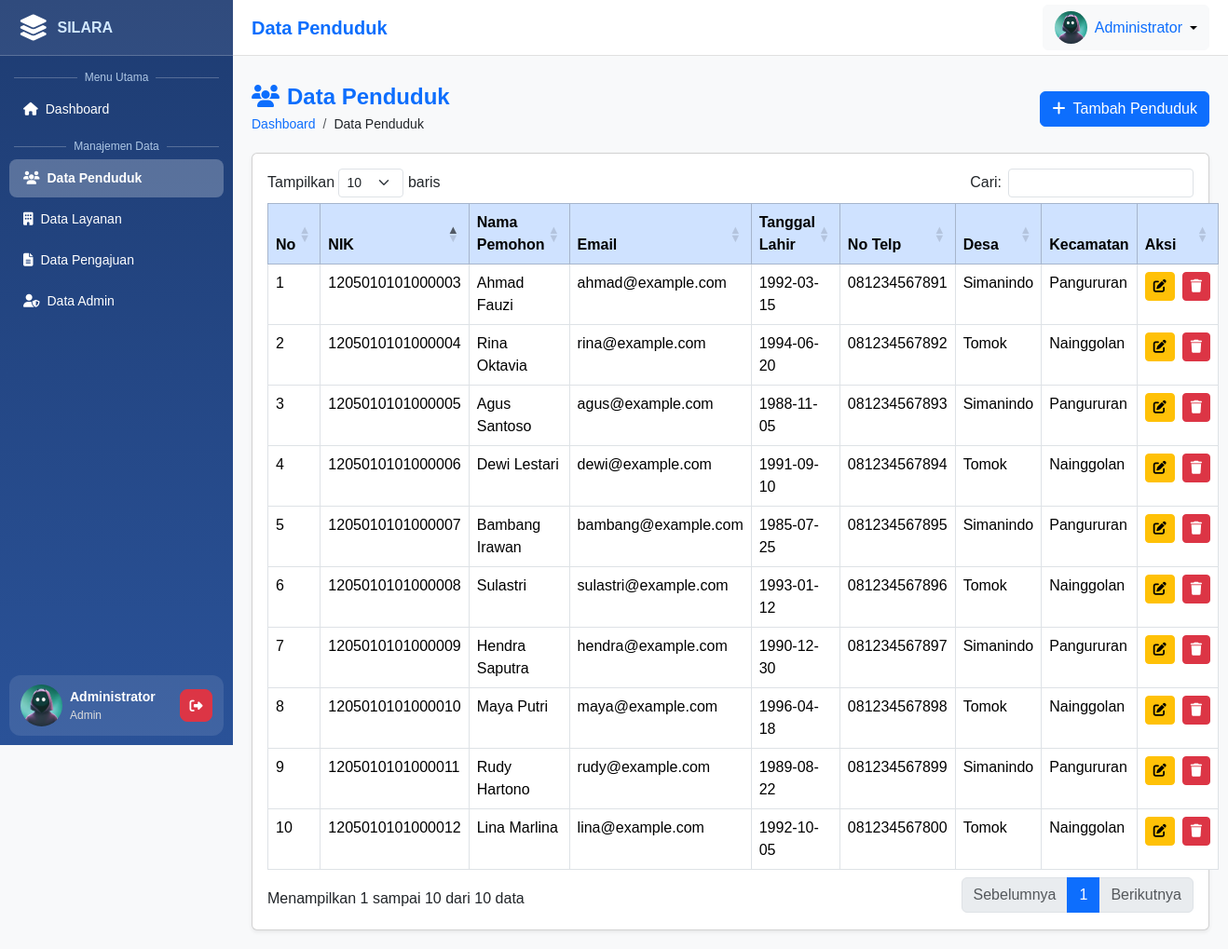
The app's page /dashboard/penduduk.php (signed in) with its own data.
### tables this page shows
CREATE TABLE `penduduk` (
  `nik` VARCHAR(20) PRIMARY KEY,
  `nama_pemohon` VARCHAR(100) NOT NULL,
  `email` VARCHAR(100),
  `tanggal_lahir` DATE,
  `no_telpon` VARCHAR(20),
  `desa` VARCHAR(100),
  `kecamatan` VARCHAR(100),
  `created_at` TIMESTAMP DEFAULT CURRENT_TIMESTAMP
);

### dashboard/penduduk.php (the view, shortened to what this page needs)
<?php
include '../config/db.php';
$user = $_SESSION['user'];
$role = $_SESSION['role'];
$photo = !empty($user['photo']) ? '../uploads/' . $user['photo'] : '../uploads/profile.png';
?>
<!DOCTYPE html>
<html lang="id">
<head>
    <link href="https://cdn.jsdelivr.net/npm/bootstrap@5.3.3/dist/css/bootstrap.min.css" rel="stylesheet">
    <link href="https://cdnjs.cloudflare.com/ajax/libs/font-awesome/6.4.2/css/all.min.css" rel="stylesheet">
    <link rel="stylesheet" href="https://cdn.datatables.net/1.13.6/css/dataTables.bootstrap5.min.css">
</head>
<body>
    <div class="drawer">
        <div class="drawer-header">
            <i class="fa-solid fa-layer-group app-icon fs-3"></i>
            <h6 class="app-name mb-0">SILARA</h6>
        </div>
        <div class="menu-section mt-1">
            <div class="menu-divider"><span>Menu Utama</span></div>
            <a href="index.php"><i class="fa fa-home me-2"></i><span>Dashboard</span></a>
            <?php if ($role === 'admin'): ?>
                <div class="menu-divider"><span>Manajemen Data</span></div>
                <a href="penduduk.php" class="active"><i class="fa fa-users me-2"></i><span>Data Penduduk</span></a>
                <a href="layanan.php"><i class="fa fa-building me-2"></i><span>Data Layanan</span></a>
                <a href="pengajuan.php"><i class="fa fa-file-alt me-2"></i><span>Data Pengajuan</span></a>
                <a href="admin.php"><i class="fa fa-user-shield me-2"></i><span>Data Admin</span></a>
            <?php elseif ($role === 'layanan'): ?>
                <div class="menu-divider"><span>Layanan</span></div>
                <a href="pengajuan.php"><i class="fa fa-file-alt me-2"></i><span>Pengajuan Masuk</span></a>
            <?php elseif ($role === 'penduduk'): ?>
                <div class="menu-divider"><span>Layanan Warga</span></div>
                <a href="buat_pengajuan.php"><i class="fa fa-edit me-2"></i><span>Buat Pengajuan</span></a>
                <a href="status.php"><i class="fa fa-list me-2"></i><span>Status Pengajuan</span></a>
            <?php endif; ?>
        </div>
        <div class="user-card">
            <div class="d-flex align-items-center">
                <img id="userPhoto" src="<?= htmlspecialchars($photo) ?>" alt="User">
                <div class="user-details ms-2">
                    <div class="name"><?= htmlspecialchars($user['nama_admin']) ?></div>
                    <div class="role text-capitalize"><?= htmlspecialchars($role) ?></div>
                </div>
            </div>
            <button id="logoutBtn" class="btn btn-sm btn-danger d-flex align-items-center justify-content-center"
                style="border-radius:8px; width:35px; height:35px;">
                <i class="fa fa-sign-out-alt"></i>
            </button>
        </div>
    </div>
    <div class="topbar">
        <h5 class="fw-bold text-primary mb-0">Data Penduduk</h5>
        <div class="dropdown">
            <button class="btn btn-light dropdown-toggle d-flex align-items-center" type="button" id="userDropdown"
                data-bs-toggle="dropdown" aria-expanded="false">
                <img src="<?= htmlspecialchars($photo) ?>" alt="User" class="rounded-circle me-2" width="35"
                    height="35">
                <span class="text-primary fw-medium"><?= htmlspecialchars($user['nama_admin']) ?></span>
            </button>
        </div>
    </div>
    <div class="content">
        <div class="page-header">
            <div>
                <h4 class="fw-bold mb-1 text-primary"><i class="fa fa-users me-2"></i>Data Penduduk</h4>
                <nav aria-label="breadcrumb">
                    <ol class="breadcrumb">
                        <li class="breadcrumb-item"><a href="index.php"
                                class="text-decoration-none text-primary">Dashboard</a></li>
                        <li class="breadcrumb-item active text-dark" aria-current="page">Data Penduduk</li>
                    </ol>
                </nav>
            </div>
            <button class="btn btn-primary" data-bs-toggle="modal" data-bs-target="#modalTambah"><i
                    class="fa fa-plus me-1"></i> Tambah Penduduk</button>
        </div>
        <div class="card shadow-sm">
            <div class="card-body">
                <table class="table table-bordered table-hover" id="dataTable">
                    <thead class="table-primary">
                        <tr>
                            <th>No</th>
                            <th>NIK</th>
                            <th>Nama Pemohon</th>
                            <th>Email</th>
                            <th>Tanggal Lahir</th>
                            <th>No Telp</th>
                            <th>Desa</th>
                            <th>Kecamatan</th>
                            <th>Aksi</th>
                        </tr>
                    </thead>
                    <tbody>
                        <?php
                        $no = 1;
                        $res = $conn->query("SELECT * FROM penduduk");
                        while ($r = $res->fetch_assoc()):
                            ?>
                            <tr>
                                <td><?= $no++; ?></td>
                                <td><?= $r['nik'] ?></td>
                                <td><?= $r['nama_pemohon'] ?></td>
                                <td><?= $r['email'] ?></td>
                                <td><?= $r['tanggal_lahir'] ?></td>
                                <td><?= $r['no_telpon'] ?></td>
                                <td><?= $r['desa'] ?></td>
                                <td><?= $r['kecamatan'] ?></td>
                                <td class="text-center">
                                    <div class="d-flex justify-content-center gap-2">
                                        <button class="btn btn-warning btn-sm" data-bs-toggle="modal"
                                            data-bs-target="#modalEdit<?= $r['nik'] ?>"><i class="fa fa-edit"></i></button>
                                        <button class="btn btn-danger btn-sm" data-bs-toggle="modal"
                                            data-bs-target="#modalHapus<?= $r['nik'] ?>"><i
                                                class="fa fa-trash"></i></button>
                                    </div>
                                </td>
                            </tr>
                        <?php endwhile; ?>
                    </tbody>
                </table>
            </div>
        </div>
    </div>
</body>
</html>

### dashboard/penduduk.php (style rules this page uses)
* { scrollbar-width: thin; scrollbar-color: #2a5298 #f1f1f1; }
body { background-color: #f8f9fa; font-family: "Poppins", sans-serif; }
.drawer { width: 250px; height: 100vh; background: linear-gradient(180deg, #1e3c72, #2a5298); color: #fff; position: fixed; left: 0; top: 0; display: flex; flex-direction: column; justify-content: space-between; z-index: 1000; }
.drawer-header { background: rgba(255, 255, 255, 0.08); border-bottom: 1px solid rgba(255, 255, 255, 0.2); height: 60px; display: flex; align-items: center; gap: 10px; padding: 0 20px; }
.drawer-header .app-name { color: #d1e8ff; font-weight: 600; font-size: 16px; }
.menu-section { flex: 1; overflow-y: auto; margin-top: 8px; }
.menu-section a { color: #fff; text-decoration: none; display: block; padding: 10px 15px; border-radius: 8px; margin: 3px 10px; transition: .3s; font-size: 14px; }
.menu-section a.active { background-color: rgba(255, 255, 255, .25); font-weight: 600; }
.menu-divider { display: flex; align-items: center; margin: 10px 15px 5px 15px; opacity: .8; }
.menu-divider::before, .menu-divider::after { content: ""; flex: 1; height: 1px; background: rgba(255, 255, 255, .3); }
.menu-divider span { font-size: 12px; color: #d1e8ff; padding: 0 8px; white-space: nowrap; }
.user-card { background-color: rgba(255, 255, 255, .1); margin: 10px; border-radius: 12px; padding: 10px 12px; display: flex; align-items: center; justify-content: space-between; }
.user-card img { width: 45px; height: 45px; border-radius: 50%; object-fit: cover; }
.user-details .name { font-size: 14px; font-weight: 600; color: #fff; }
.user-details .role { font-size: 12px; color: #dcdcdc; }
.topbar { height: 60px; background-color: #fff; border-bottom: 1px solid #e0e0e0; position: fixed; top: 0; left: 250px; width: calc(100% - 250px); z-index: 900; display: flex; align-items: center; justify-content: space-between; padding: 0 20px; }
.topbar { display: flex; align-items: center; gap: 10px; font-weight: 500; color: #2a5298; }
.content { margin-left: 250px; margin-top: 70px; padding: 20px; }
.page-header { display: flex; justify-content: space-between; align-items: center; flex-wrap: wrap; margin-bottom: 20px; }
.breadcrumb { font-size: 14px; margin-bottom: 0; }
.dropdown-toggle::after { margin-left: 0.5rem; }

### records on screen
penduduk: nik "1205010101000003", nama_pemohon "Ahmad Fauzi", email "ahmad@example.com", tanggal_lahir "1992-03-15", no_telpon "081234567891", desa "Simanindo", kecamatan "Pangururan"
penduduk: nik "1205010101000004", nama_pemohon "Rina Oktavia", email "rina@example.com", tanggal_lahir "1994-06-20", no_telpon "081234567892", desa "Tomok", kecamatan "Nainggolan"
penduduk: nik "1205010101000005", nama_pemohon "Agus Santoso", email "agus@example.com", tanggal_lahir "1988-11-05", no_telpon "081234567893", desa "Simanindo", kecamatan "Pangururan"
penduduk: nik "1205010101000006", nama_pemohon "Dewi Lestari", email "dewi@example.com", tanggal_lahir "1991-09-10", no_telpon "081234567894", desa "Tomok", kecamatan "Nainggolan"
penduduk: nik "1205010101000007", nama_pemohon "Bambang Irawan", email "bambang@example.com", tanggal_lahir "1985-07-25", no_telpon "081234567895", desa "Simanindo", kecamatan "Pangururan"
penduduk: nik "1205010101000008", nama_pemohon "Sulastri", email "sulastri@example.com", tanggal_lahir "1993-01-12", no_telpon "081234567896", desa "Tomok", kecamatan "Nainggolan"
penduduk: nik "1205010101000009", nama_pemohon "Hendra Saputra", email "hendra@example.com", tanggal_lahir "1990-12-30", no_telpon "081234567897", desa "Simanindo", kecamatan "Pangururan"
penduduk: nik "1205010101000010", nama_pemohon "Maya Putri", email "maya@example.com", tanggal_lahir "1996-04-18", no_telpon "081234567898", desa "Tomok", kecamatan "Nainggolan"
penduduk: nik "1205010101000011", nama_pemohon "Rudy Hartono", email "rudy@example.com", tanggal_lahir "1989-08-22", no_telpon "081234567899", desa "Simanindo", kecamatan "Pangururan"
penduduk: nik "1205010101000012", nama_pemohon "Lina Marlina", email "lina@example.com", tanggal_lahir "1992-10-05", no_telpon "081234567800", desa "Tomok", kecamatan "Nainggolan"

### other values on screen
$user['nama_admin'] "Administrator"
$role "Admin"
